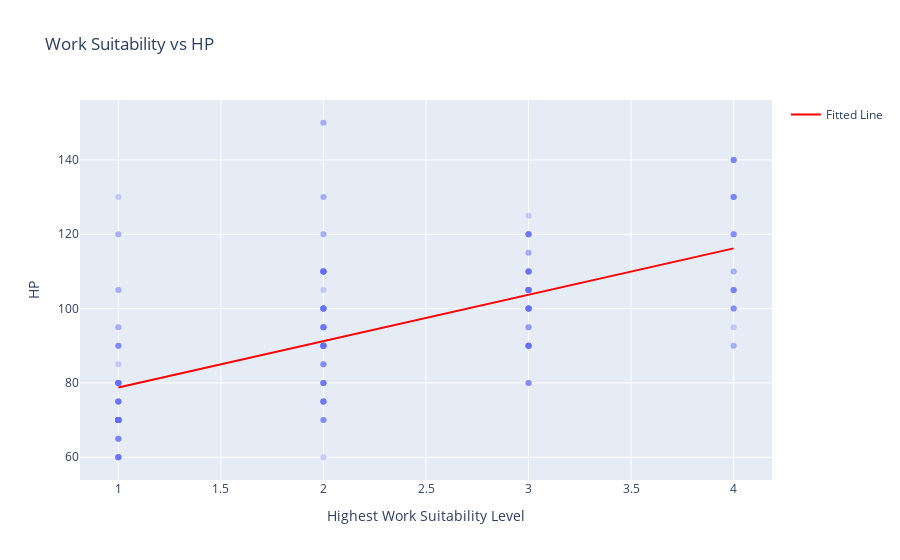

Notebook source saved alongside this figure:
### Code cell
# Replot the scatter plot with the fitted line
fig1 = px.scatter(
    pal_frame_vis.sort_values(by = "Highest Work Suitability Level", ascending = True),
    x="Highest Work Suitability Level",
    y="HP",
    opacity = 0.3,
    hover_data={"ID":True, "Rarity":True, "Work Types":True},
    title="Work Suitability vs HP"
)

fig1.add_scatter(
    x=pal_frame_vis["Highest Work Suitability Level"],
    y=intercept + slope * pal_frame_vis["Highest Work Suitability Level"],
    mode="lines",
    name="Fitted Line",
    line=dict(color="red", width=2)
)
fig1.show()

### Figure 1 — Plotly figure (JSON) as saved in the notebook; plotly's stock layout.template omitted (floating-point values rounded to 4 significant figures; data arrays with more than 128 entries replaced by an {"elided": "..."} marker saying what was removed)
{"data": [{"customdata": {"elided": "225x3 str values"}, "hovertemplate": "Highest Work Suitability Level=%{x}<br>HP=%{y}<br>ID=%{customdata[0]}<br>Rarity=%{customdata[1]}<br>Work Types=%{customdata[2]}<extra></extra>", "legendgroup": "", "marker": {"color": "#636efa", "opacity": 0.3, "symbol": "circle"}, "mode": "markers", "name": "", "orientation": "v", "showlegend": false, "type": "scatter", "x": {"elided": "225 float values"}, "xaxis": "x", "y": {"elided": "225 float values"}, "yaxis": "y"}, {"line": {"color": "red", "width": 2}, "mode": "lines", "name": "Fitted Line", "type": "scatter", "x": {"elided": "225 float values"}, "y": {"elided": "225 float values"}}], "layout": {"legend": {"tracegroupgap": 0}, "title": {"text": "Work Suitability vs HP"}, "xaxis": {"anchor": "y", "domain": [0, 1], "title": {"text": "Highest Work Suitability Level"}}, "yaxis": {"anchor": "x", "domain": [0, 1], "title": {"text": "HP"}}}}
